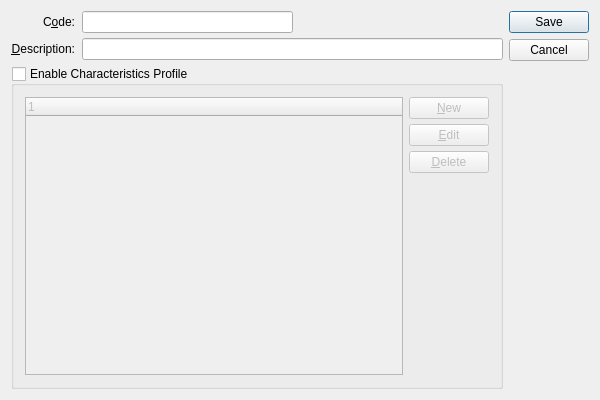
<?xml version="1.0" encoding="UTF-8"?>
<ui version="4.0">
 <comment>This file is part of the xTuple ERP: PostBooks Edition, a free and
open source Enterprise Resource Planning software suite,
Copyright (c) 1999-2011 by OpenMFG LLC, d/b/a xTuple.
It is licensed to you under the Common Public Attribution License
version 1.0, the full text of which (including xTuple-specific Exhibits)
is available at www.xtuple.com/CPAL.  By using this software, you agree
to be bound by its terms.</comment>
 <class>customerType</class>
 <widget class="QDialog" name="customerType">
  <property name="geometry">
   <rect>
    <x>0</x>
    <y>0</y>
    <width>600</width>
    <height>400</height>
   </rect>
  </property>
  <property name="minimumSize">
   <size>
    <width>600</width>
    <height>400</height>
   </size>
  </property>
  <property name="windowTitle">
   <string>Customer Type</string>
  </property>
  <layout class="QGridLayout" name="gridLayout">
   <item row="0" column="0">
    <layout class="QVBoxLayout">
     <item>
      <layout class="QHBoxLayout">
       <property name="spacing">
        <number>7</number>
       </property>
       <item>
        <layout class="QVBoxLayout">
         <property name="spacing">
          <number>5</number>
         </property>
         <item>
          <widget class="QLabel" name="_codeLit">
           <property name="text">
            <string>C&amp;ode:</string>
           </property>
           <property name="alignment">
            <set>Qt::AlignRight|Qt::AlignTrailing|Qt::AlignVCenter</set>
           </property>
           <property name="buddy">
            <cstring>_code</cstring>
           </property>
          </widget>
         </item>
         <item>
          <widget class="QLabel" name="_descriptionLit">
           <property name="text">
            <string>&amp;Description:</string>
           </property>
           <property name="alignment">
            <set>Qt::AlignRight|Qt::AlignTrailing|Qt::AlignVCenter</set>
           </property>
           <property name="buddy">
            <cstring>_description</cstring>
           </property>
          </widget>
         </item>
        </layout>
       </item>
       <item>
        <layout class="QVBoxLayout">
         <property name="spacing">
          <number>5</number>
         </property>
         <item>
          <layout class="QHBoxLayout">
           <property name="spacing">
            <number>0</number>
           </property>
           <item>
            <widget class="XLineEdit" name="_code"/>
           </item>
           <item>
            <spacer>
             <property name="orientation">
              <enum>Qt::Horizontal</enum>
             </property>
             <property name="sizeType">
              <enum>QSizePolicy::Expanding</enum>
             </property>
             <property name="sizeHint" stdset="0">
              <size>
               <width>20</width>
               <height>20</height>
              </size>
             </property>
            </spacer>
           </item>
          </layout>
         </item>
         <item>
          <widget class="XLineEdit" name="_description"/>
         </item>
        </layout>
       </item>
      </layout>
     </item>
     <item>
      <widget class="QGroupBox" name="_characteristicGroup">
       <property name="title">
        <string>Enable Characteristics Profile</string>
       </property>
       <property name="checkable">
        <bool>true</bool>
       </property>
       <property name="checked">
        <bool>false</bool>
       </property>
       <layout class="QGridLayout">
        <item row="0" column="1">
         <layout class="QVBoxLayout">
          <property name="spacing">
           <number>5</number>
          </property>
          <item>
           <widget class="QPushButton" name="_new">
            <property name="text">
             <string>&amp;New</string>
            </property>
           </widget>
          </item>
          <item>
           <widget class="QPushButton" name="_edit">
            <property name="enabled">
             <bool>false</bool>
            </property>
            <property name="text">
             <string>&amp;Edit</string>
            </property>
           </widget>
          </item>
          <item>
           <widget class="QPushButton" name="_delete">
            <property name="enabled">
             <bool>false</bool>
            </property>
            <property name="text">
             <string>&amp;Delete</string>
            </property>
           </widget>
          </item>
          <item>
           <spacer>
            <property name="orientation">
             <enum>Qt::Vertical</enum>
            </property>
            <property name="sizeType">
             <enum>QSizePolicy::Expanding</enum>
            </property>
            <property name="sizeHint" stdset="0">
             <size>
              <width>20</width>
              <height>0</height>
             </size>
            </property>
           </spacer>
          </item>
         </layout>
        </item>
        <item row="0" column="0">
         <widget class="XTreeWidget" name="_charass"/>
        </item>
       </layout>
      </widget>
     </item>
    </layout>
   </item>
   <item row="0" column="1">
    <widget class="QDialogButtonBox" name="_buttonBox">
     <property name="orientation">
      <enum>Qt::Vertical</enum>
     </property>
     <property name="standardButtons">
      <set>QDialogButtonBox::Cancel|QDialogButtonBox::Save</set>
     </property>
    </widget>
   </item>
  </layout>
 </widget>
 <layoutdefault spacing="6" margin="11"/>
 <pixmapfunction>qPixmapFromMimeSource</pixmapfunction>
 <customwidgets>
  <customwidget>
   <class>XLineEdit</class>
   <extends>QLineEdit</extends>
   <header>xlineedit.h</header>
  </customwidget>
  <customwidget>
   <class>XTreeWidget</class>
   <extends>QTreeWidget</extends>
   <header>xtreewidget.h</header>
  </customwidget>
 </customwidgets>
 <tabstops>
  <tabstop>_code</tabstop>
  <tabstop>_description</tabstop>
 </tabstops>
 <resources/>
 <connections>
  <connection>
   <sender>_charass</sender>
   <signal>valid(bool)</signal>
   <receiver>_edit</receiver>
   <slot>setEnabled(bool)</slot>
   <hints>
    <hint type="sourcelabel">
     <x>187</x>
     <y>236</y>
    </hint>
    <hint type="destinationlabel">
     <x>409</x>
     <y>151</y>
    </hint>
   </hints>
  </connection>
  <connection>
   <sender>_charass</sender>
   <signal>valid(bool)</signal>
   <receiver>_delete</receiver>
   <slot>setEnabled(bool)</slot>
   <hints>
    <hint type="sourcelabel">
     <x>187</x>
     <y>236</y>
    </hint>
    <hint type="destinationlabel">
     <x>409</x>
     <y>188</y>
    </hint>
   </hints>
  </connection>
  <connection>
   <sender>_charass</sender>
   <signal>itemSelected(int)</signal>
   <receiver>_edit</receiver>
   <slot>animateClick()</slot>
   <hints>
    <hint type="sourcelabel">
     <x>187</x>
     <y>236</y>
    </hint>
    <hint type="destinationlabel">
     <x>409</x>
     <y>151</y>
    </hint>
   </hints>
  </connection>
 </connections>
</ui>
